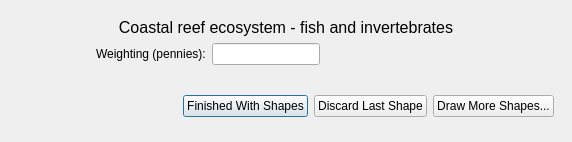
<ui version="4.0" >
 <author>Dane Springmeyer</author>
 <class>DrawConsScience</class>
 <widget class="QDialog" name="DrawConsScience" >
  <property name="geometry" >
   <rect>
    <x>0</x>
    <y>0</y>
    <width>572</width>
    <height>142</height>
   </rect>
  </property>
  <property name="windowTitle" >
   <string>OpenOceanMap - Next Polygon</string>
  </property>
  <layout class="QGridLayout" >
   <property name="margin" >
    <number>9</number>
   </property>
   <property name="spacing" >
    <number>6</number>
   </property>
   <item row="0" column="0" >
    <widget class="QWidget" native="1" name="widget_2" >
     <layout class="QGridLayout" >
      <item row="0" column="0" >
       <widget class="QLabel" name="type_label" >
        <property name="minimumSize" >
         <size>
          <width>50</width>
          <height>0</height>
         </size>
        </property>
        <property name="maximumSize" >
         <size>
          <width>600</width>
          <height>16777215</height>
         </size>
        </property>
        <property name="font" >
         <font>
          <pointsize>12</pointsize>
         </font>
        </property>
        <property name="text" >
         <string>Coastal reef ecosystem - fish and invertebrates</string>
        </property>
        <property name="alignment" >
         <set>Qt::AlignCenter</set>
        </property>
       </widget>
      </item>
      <item row="1" column="0" >
       <layout class="QHBoxLayout" >
        <item>
         <spacer name="horizontalSpacer" >
          <property name="orientation" >
           <enum>Qt::Horizontal</enum>
          </property>
          <property name="sizeHint" stdset="0" >
           <size>
            <width>40</width>
            <height>20</height>
           </size>
          </property>
         </spacer>
        </item>
        <item>
         <widget class="QLabel" name="penny_label" >
          <property name="text" >
           <string>Weighting (pennies):</string>
          </property>
         </widget>
        </item>
        <item>
         <widget class="QLineEdit" name="line_1" >
          <property name="enabled" >
           <bool>true</bool>
          </property>
          <property name="maximumSize" >
           <size>
            <width>150</width>
            <height>16777215</height>
           </size>
          </property>
          <property name="text" >
           <string/>
          </property>
         </widget>
        </item>
        <item>
         <widget class="QLabel" name="pl_label" >
          <property name="minimumSize" >
           <size>
            <width>150</width>
            <height>0</height>
           </size>
          </property>
          <property name="maximumSize" >
           <size>
            <width>150</width>
            <height>16777215</height>
           </size>
          </property>
          <property name="text" >
           <string/>
          </property>
         </widget>
        </item>
        <item>
         <spacer>
          <property name="orientation" >
           <enum>Qt::Horizontal</enum>
          </property>
          <property name="sizeHint" stdset="0" >
           <size>
            <width>40</width>
            <height>20</height>
           </size>
          </property>
         </spacer>
        </item>
       </layout>
      </item>
     </layout>
    </widget>
   </item>
   <item rowspan="2" row="1" column="0" >
    <widget class="QWidget" native="1" name="widget" >
     <layout class="QHBoxLayout" >
      <item>
       <spacer>
        <property name="orientation" >
         <enum>Qt::Horizontal</enum>
        </property>
        <property name="sizeHint" stdset="0" >
         <size>
          <width>106</width>
          <height>20</height>
         </size>
        </property>
       </spacer>
      </item>
      <item>
       <widget class="QPushButton" name="pbnShapeFinished" >
        <property name="text" >
         <string>Finished With Shapes</string>
        </property>
       </widget>
      </item>
      <item>
       <widget class="QPushButton" name="pbnShapeDiscard" >
        <property name="text" >
         <string>Discard Last Shape</string>
        </property>
       </widget>
      </item>
      <item>
       <widget class="QPushButton" name="pbnMoreShapes" >
        <property name="text" >
         <string>Draw More Shapes...</string>
        </property>
       </widget>
      </item>
     </layout>
    </widget>
   </item>
  </layout>
 </widget>
 <resources/>
 <connections/>
</ui>
